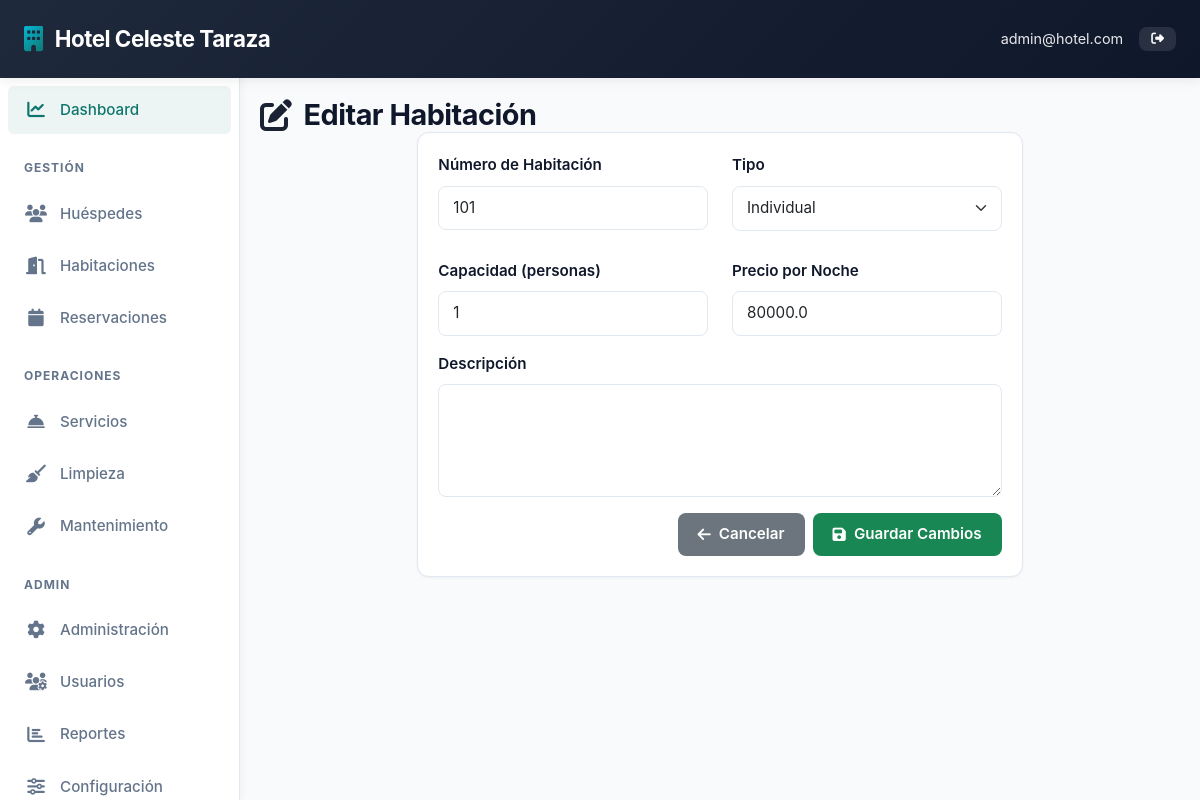
The page /rooms/1/edit (signed in) on the database its author committed.
### models.py (models this page shows, shortened)
class SystemSettings(db.Model):
    __tablename__ = 'system_settings'
    id = db.Column(db.Integer, primary_key=True)
    hotel_name = db.Column(db.String(120), nullable=False, default='Hotel Management System')
    hotel_address = db.Column(db.Text, nullable=False, default='Calle Principal 123, Ciudad')
    hotel_phone = db.Column(db.String(20), nullable=False, default='+1 (555) 123-4567')
    hotel_email = db.Column(db.String(120), nullable=False, default='info@hotel.com')
    check_in_time = db.Column(db.String(5), nullable=False, default='14:00')
    check_out_time = db.Column(db.String(5), nullable=False, default='11:00')
    price_per_night = db.Column(db.Float, nullable=False, default=100.0)
    updated_at = db.Column(db.DateTime, default=datetime.utcnow, onupdate=datetime.utcnow)

class User(UserMixin, db.Model):
    __tablename__ = 'users'
    id = db.Column(db.Integer, primary_key=True)
    username = db.Column(db.String(80), unique=True, nullable=False)
    email = db.Column(db.String(120), unique=True, nullable=False)
    password_hash = db.Column(db.String(200), nullable=False)
    full_name = db.Column(db.String(120), nullable=False)
    role = db.Column(db.String(20), nullable=False, default='staff')  # admin, receptionist, housekeeper, manager
    phone = db.Column(db.String(20))
    created_at = db.Column(db.DateTime, default=datetime.utcnow)
    is_active = db.Column(db.Boolean, default=True)
    reservations = db.relationship('Reservation', backref='created_by_user', lazy=True)

class Room(db.Model):
    __tablename__ = 'rooms'
    id = db.Column(db.Integer, primary_key=True)
    room_number = db.Column(db.String(10), unique=True, nullable=False)
    room_type = db.Column(db.String(50), nullable=False)  # single, double, suite, deluxe
    floor = db.Column(db.Integer, nullable=False)
    capacity = db.Column(db.Integer, nullable=False)
    price_per_night = db.Column(db.Float, nullable=False)
    description = db.Column(db.Text)
    amenities = db.Column(db.String(500))  # comma separated
    status = db.Column(db.String(20), default='available')  # available, occupied, maintenance, cleaning
    created_at = db.Column(db.DateTime, default=datetime.utcnow)
    reservations = db.relationship('Reservation', backref='room', lazy=True)
    maintenance_logs = db.relationship('MaintenanceLog', backref='room', lazy=True)

### routes.py (the view)
@rooms_bp.route('/<int:room_id>/edit', methods=['GET', 'POST'])
@staff_required
def edit_room(room_id):
    room = Room.query.get_or_404(room_id)
    form = AddRoomForm()
    if form.validate_on_submit():
        old_values = {
            'room_number': room.room_number,
            'price_per_night': room.price_per_night,
            'status': room.status
        }
        room.room_type = form.room_type.data
        room.floor = form.floor.data
        room.capacity = form.capacity.data
        room.price_per_night = form.price_per_night.data
        room.description = form.description.data
        room.amenities = form.amenities.data
        db.session.commit()
        new_values = {
            'room_number': room.room_number,
            'price_per_night': room.price_per_night,
            'status': room.status
        }
        log_action('UPDATE', 'Room', room_id, old_values, new_values)
        flash('Información de la habitación actualizada', 'success')
        return redirect(url_for('rooms.view_room', room_id=room_id))
    elif request.method == 'GET':
        form.room_number.data = room.room_number
        form.room_type.data = room.room_type
        form.floor.data = room.floor
        form.capacity.data = room.capacity
        form.price_per_night.data = room.price_per_night
        form.description.data = room.description
        form.amenities.data = room.amenities
    return render_template('rooms/edit_room.html', form=form, room=room)

### forms.py (shortened to what this page needs)
class AddRoomForm(FlaskForm):
    room_number = StringField('Número de Habitación', validators=[DataRequired(), Length(min=1, max=10)])
    room_type = SelectField('Tipo de Habitación',
                           choices=[('single', 'Individual'),
                                  ('double', 'Doble'),
                                  ('suite', 'Suite'),
                                  ('deluxe', 'Deluxe')],
                           validators=[DataRequired()])
    floor = IntegerField('Piso', validators=[DataRequired(), NumberRange(min=0, max=50)])
    capacity = IntegerField('Capacidad', validators=[DataRequired(), NumberRange(min=1, max=10)])
    price_per_night = FloatField('Precio por Noche', validators=[DataRequired(), NumberRange(min=0.01)])
    description = TextAreaField('Descripción', validators=[Optional(), Length(max=500)])
    amenities = StringField('Amenidades (separadas por comas)', validators=[Optional(), Length(max=500)])
    submit = SubmitField('Guardar Habitación')

### auth.py (called while the page is built)
def staff_required(f):
    @wraps(f)
    def decorated_function(*args, **kwargs):
        if not current_user.is_authenticated:
            flash('Debe iniciar sesión primero.', 'warning')
            return redirect(url_for('auth.login'))
        return f(*args, **kwargs)
    return decorated_function

### templates/rooms/edit_room.html (shortened to what this page needs)
{% extends "base.html" %}
{% block content %}
<div class="page-header">
    <h1>
        <i class="fas fa-edit"></i>
        Editar Habitación
    </h1>
</div>
<div class="row justify-content-center">
    <div class="col-12 col-md-8">
        <div class="card">
            <div class="card-body">
                <form method="POST">
                    <div class="row">
                        <div class="col-12 col-md-6 mb-3">
                            <label class="form-label">Número de Habitación</label>
                            <input type="text" class="form-control" name="room_number" value="{{ room.room_number }}" required>
                        </div>
                        <div class="col-12 col-md-6 mb-3">
                            <label class="form-label">Tipo</label>
                            <select class="form-select" name="room_type" required>
                                <option value="individual" {% if room.room_type == 'individual' %}selected{% endif %}>Individual</option>
                            </select>
                        </div>
                    </div>
                    <div class="row">
                        <div class="col-12 col-md-6 mb-3">
                            <label class="form-label">Capacidad (personas)</label>
                            <input type="number" class="form-control" name="capacity" value="{{ room.capacity }}" min="1" required>
                        </div>
                        <div class="col-12 col-md-6 mb-3">
                            <label class="form-label">Precio por Noche</label>
                            <input type="number" class="form-control" name="price_per_night" value="{{ room.price_per_night }}" step="0.01" required>
                        </div>
                    </div>
                    <div class="mb-3">
                        <label class="form-label">Descripción</label>
                        <textarea class="form-control" name="description" rows="4">{{ room.description or '' }}</textarea>
                    </div>
                    <div class="d-grid gap-2 d-md-flex justify-content-md-end">
                        <a href="/rooms/{{ room.id }}" class="btn btn-secondary">
                            <i class="fas fa-arrow-left"></i>
                            Cancelar
                        </a>
                        <button type="submit" class="btn btn-success">
                            <i class="fas fa-save"></i>
                            Guardar Cambios
                        </button>
                    </div>
                </form>
            </div>
        </div>
    </div>
</div>
{% endblock %}

### templates/base.html (shortened to what this page needs)
<!DOCTYPE html>
<html lang="es">
<head>
    <link href="https://cdn.jsdelivr.net/npm/bootstrap@5.3.0/dist/css/bootstrap.min.css" rel="stylesheet">
    <link rel="stylesheet" href="https://cdnjs.cloudflare.com/ajax/libs/font-awesome/6.4.0/css/all.min.css">
</head>
<body>
    {% if current_user.is_authenticated %}
    <nav class="navbar">
        <a class="navbar-brand" href="/"><i class="fas fa-building"></i> <span>{{ hotel_settings.hotel_name }}</span></a>
        <div class="navbar-right">
            <span class="text-white">{{ current_user.email }}</span>
            <a href="/auth/logout" class="btn btn-sm" style="background-color: rgba(255,255,255,0.1); color: white;"><i class="fas fa-sign-out-alt"></i></a>
        </div>
    </nav>
    <aside class="sidebar" id="sidebar">
        <ul class="sidebar-menu">
            <li><a href="/" data-tooltip="Dashboard"><i class="fas fa-chart-line"></i> <span class="sidebar-label">Dashboard</span></a></li>
            <li><div class="sidebar-section-title">Gestión</div></li>
            {% if modules_dict.get('Huéspedes', {}).is_enabled != False %}
            <li><a href="/guests" data-tooltip="Huéspedes"><i class="fas fa-users"></i> <span class="sidebar-label">Huéspedes</span></a></li>
            {% endif %}
            {% if modules_dict.get('Habitaciones', {}).is_enabled != False %}
            <li><a href="/rooms" data-tooltip="Habitaciones"><i class="fas fa-door-open"></i> <span class="sidebar-label">Habitaciones</span></a></li>
            {% endif %}
            {% if modules_dict.get('Reservas', {}).is_enabled != False %}
            <li><a href="/reservations" data-tooltip="Reservaciones"><i class="fas fa-calendar"></i> <span class="sidebar-label">Reservaciones</span></a></li>
            {% endif %}
            <li><div class="sidebar-section-title">Operaciones</div></li>
            {% if modules_dict.get('Servicios', {}).is_enabled != False %}
            <li><a href="/services" data-tooltip="Servicios"><i class="fas fa-concierge-bell"></i> <span class="sidebar-label">Servicios</span></a></li>
            {% endif %}
            {% if modules_dict.get('Limpieza', {}).is_enabled != False %}
            <li><a href="/housekeeping" data-tooltip="Limpieza"><i class="fas fa-broom"></i> <span class="sidebar-label">Limpieza</span></a></li>
            {% endif %}
            {% if modules_dict.get('Mantenimiento', {}).is_enabled != False %}
            <li><a href="/maintenance" data-tooltip="Mantenimiento"><i class="fas fa-wrench"></i> <span class="sidebar-label">Mantenimiento</span></a></li>
            {% endif %}
            {% if current_user.role == 'admin' %}
            <li><div class="sidebar-section-title">Admin</div></li>
            <li><a href="/admin" data-tooltip="Administración"><i class="fas fa-cog"></i> <span class="sidebar-label">Administración</span></a></li>
            <li><a href="/admin/users" data-tooltip="Usuarios"><i class="fas fa-users-cog"></i> <span class="sidebar-label">Usuarios</span></a></li>
            <li><a href="/admin/reports" data-tooltip="Reportes"><i class="fas fa-chart-bar"></i> <span class="sidebar-label">Reportes</span></a></li>
            <li><a href="/admin/settings" data-tooltip="Configuración"><i class="fas fa-sliders-h"></i> <span class="sidebar-label">Configuración</span></a></li>
            {% endif %}
        </ul>
    </aside>
    {% endif %}
    <div class="main-content">
        {% block content %}{% endblock %}
    </div>
</body>
</html>

### templates/base.html (style rules this page uses)
:root { --primary-color: #1e293b; --secondary-color: #0f766e; --accent-color: #06b6d4; --light-bg: #f8fafc; --border-color: #e2e8f0; --text-primary: #0f172a; --text-secondary: #64748b; --success: #10b981; --danger: #ef4444; --warning: #f59e0b; --info: #3b82f6; }
* { margin: 0; padding: 0; box-sizing: border-box; }
html, body { width: 100%; height: 100%; overflow-x: hidden; }
body { background-color: var(--light-bg); font-family: -apple-system, BlinkMacSystemFont, 'Segoe UI', Roboto, 'Helvetica Neue', Arial, sans-serif; font-size: 14px; color: var(--text-primary); line-height: 1.6; }
.navbar { background: linear-gradient(135deg, var(--primary-color) 0%, #0f172a 100%); padding: 1rem 1.5rem; display: flex; align-items: center; position: sticky; top: 0; z-index: 1000; width: 100%; box-shadow: 0 2px 12px rgba(0, 0, 0, 0.08); }
.navbar-brand { color: white; font-size: 1.4rem; font-weight: 700; display: flex; align-items: center; gap: 12px; text-decoration: none; white-space: nowrap; letter-spacing: -0.5px; }
.navbar-brand i { font-size: 1.6rem; background: linear-gradient(135deg, var(--accent-color), var(--secondary-color)); -webkit-background-clip: text; -webkit-text-fill-color: transparent; background-clip: text; }
.navbar-right { margin-left: auto; display: flex; align-items: center; gap: 1rem; }
.navbar-right .text-white { font-size: 0.9rem; white-space: nowrap; opacity: 0.9; }
.sidebar { position: fixed; left: 0; top: 70px; width: 260px; height: calc(100vh - 70px); background: white; overflow-y: auto; z-index: 999; border-right: 1px solid var(--border-color); box-shadow: 2px 0 8px rgba(0, 0, 0, 0.04); transition: width 0.3s ease, transform 0.3s ease; }
.sidebar-menu { list-style: none; padding: 0.75rem 0; margin: 0; }
.sidebar-menu li { margin: 0.25rem 0.5rem; }
.sidebar-menu a { display: flex; align-items: center; gap: 12px; padding: 0.75rem 1rem; color: var(--text-secondary); text-decoration: none; transition: all 0.3s ease; font-size: 0.95rem; font-weight: 500; border-radius: 6px; position: relative; }
.sidebar-menu a i { font-size: 1.1rem; width: 24px; text-align: center; transition: all 0.3s ease; }
.sidebar-menu li:first-child a, .sidebar-menu a[href="/"] { color: var(--secondary-color); background-color: #ecf5f3; }
.sidebar-label { transition: opacity 0.3s ease; }
.sidebar-section-title { color: var(--text-secondary); font-size: 0.75rem; font-weight: 700; text-transform: uppercase; letter-spacing: 1px; padding: 1rem 1rem 0.5rem; margin-top: 0.5rem; transition: opacity 0.3s ease; }
.main-content { margin-left: 260px; padding: 1.5rem; width: calc(100% - 260px); transition: all 0.3s ease; }
.page-header h1 { margin: 0; display: flex; align-items: center; gap: 12px; font-size: 1.8rem; flex-wrap: wrap; font-weight: 700; letter-spacing: -0.5px; }
.page-header i { font-size: 2rem; flex-shrink: 0; opacity: 0.95; }
.card { border: 1px solid var(--border-color); border-radius: 12px; box-shadow: 0 1px 3px rgba(0, 0, 0, 0.05); margin-bottom: 1.5rem; width: 100%; background: white; transition: all 0.3s ease; }
.card-body { padding: 1.25rem; }
.btn { border-radius: 8px; padding: 0.625rem 1.25rem; transition: all 0.3s ease; font-weight: 600; display: inline-flex; align-items: center; gap: 8px; border: none; cursor: pointer; font-size: 0.95rem; }
.btn-sm { padding: 0.375rem 0.75rem; font-size: 0.8rem; }
.form-control, .form-select { border-radius: 8px; border: 1px solid var(--border-color); padding: 0.625rem 0.875rem; font-size: 0.95rem; transition: all 0.3s ease; }
.form-label { font-weight: 600; color: var(--text-primary); margin-bottom: 0.5rem; font-size: 0.95rem; }
.row { display: flex; flex-wrap: wrap; margin: -0.75rem; }
.col-12, .col-sm-6, .col-md-6, .col-lg-3, .col-md-8, .col-lg-4, .col-lg-6 { padding: 0.75rem; }
.col-12 { width: 100%; }
.col-md-6 { width: 50%; }
.col-md-8 { width: 66.666%; }
.mb-3 { margin-bottom: 1.5rem; }
@media (max-width: 1200px) { .sidebar { width: 240px; } }
@media (max-width: 1200px) { .main-content { margin-left: 240px; width: calc(100% - 240px); padding: 1.25rem; } }

### rows shown on the page
SystemSettings: hotel_name "Hotel Celeste Taraza"
User: email "admin@hotel.com"
Room: room_number "101", capacity "1", price_per_night "80000.0"
